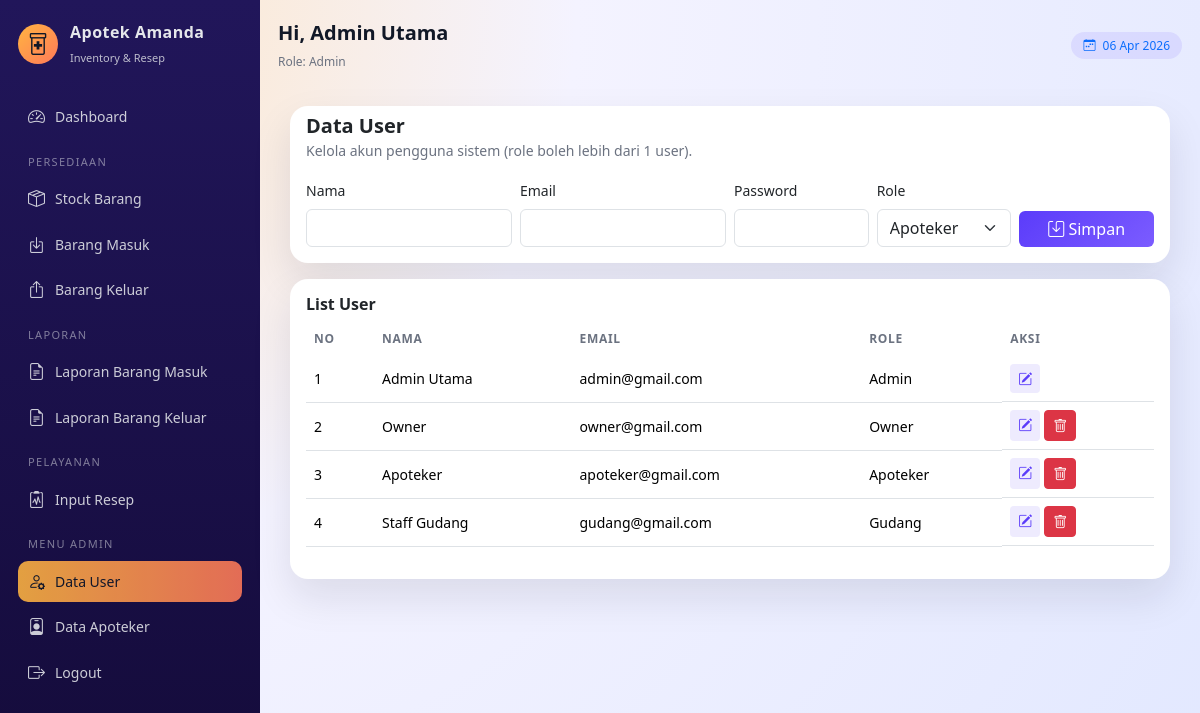
Screenshot of /user.php (signed in) with the database file from the repository.
### tables this page shows
CREATE TABLE IF NOT EXISTS users (
  id INT AUTO_INCREMENT PRIMARY KEY,
  name VARCHAR(100) NOT NULL,
  email VARCHAR(100) NOT NULL UNIQUE,
  password VARCHAR(100) NOT NULL,
  role ENUM('admin','apoteker','gudang','owner') NOT NULL DEFAULT 'apoteker',
  created_at TIMESTAMP DEFAULT CURRENT_TIMESTAMP
);

### auth.php (called while the page is built, shortened)
<?php
function current_user() {
    return isset($_SESSION['user']) ? $_SESSION['user'] : null;
}
?>

### user.php (the view, shortened to what this page needs)
<?php
require_once "config.php";
require_once "auth.php";
$edit = null;
include "partials/header.php";
?>
<div class="card mb-3">
    <div class="card-header d-flex justify-content-between align-items-center">
        <div>
            <h5 class="card-title mb-0">Data User</h5>
            <small class="text-muted">Kelola akun pengguna sistem (role boleh lebih dari 1 user).</small>
        </div>
    </div>
    <div class="card-body">
        <form method="post" class="row g-2">
            <div class="col-md-3">
                <label class="form-label small">Nama</label>
                <input type="text" name="name" class="form-control" required
                       value="<?php echo htmlspecialchars($edit['name'] ?? ''); ?>">
            </div>
            <div class="col-md-3">
                <label class="form-label small">Email</label>
                <input type="email" name="email" class="form-control" required
                       value="<?php echo htmlspecialchars($edit['email'] ?? ''); ?>">
            </div>
            <div class="col-md-2">
                <label class="form-label small">Password</label>
                <input type="text" name="password" class="form-control"
                       placeholder="<?php echo $edit ? '(kosongkan jika tidak diubah)' : ''; ?>">
            </div>
            <div class="col-md-2">
                <label class="form-label small">Role</label>
                <select name="role" class="form-select">
                    <?php
                    $roles = ['admin'=>'Admin','apoteker'=>'Apoteker','gudang'=>'Gudang','owner'=>'Owner'];
                    $current = $edit['role'] ?? 'apoteker';
                    foreach ($roles as $val=>$label) {
                        $sel = ($val === $current) ? 'selected' : '';
                        echo "<option value='".htmlspecialchars($val)."' $sel>".htmlspecialchars($label)."</option>";
                    }
                    ?>
                </select>
            </div>
            <div class="col-md-2 d-flex align-items-end gap-2">
                <button class="btn btn-primary w-100">
                    <i class="bi bi-save"></i> Simpan
                </button>
            </div>
        </form>
    </div>
</div>
<div class="card">
    <div class="card-body">
        <h6 class="card-title mb-2">List User</h6>
        <div class="table-responsive">
            <table class="table align-middle">
                <thead>
                <tr>
                    <th>No</th>
                    <th>Nama</th>
                    <th>Email</th>
                    <th>Role</th>
                    <th>Aksi</th>
                </tr>
                </thead>
                <tbody>
                <?php
                $no = 1;
                $q = mysqli_query($conn, "SELECT * FROM users ORDER BY id ASC");
                if (!$q || mysqli_num_rows($q) === 0): ?>
                    <tr><td colspan="5" class="text-center text-muted">Belum ada data.</td></tr>
                <?php else:
                    while ($row = mysqli_fetch_assoc($q)): ?>
                        <tr>
                            <td><?php echo $no++; ?></td>
                            <td><?php echo htmlspecialchars($row['name']); ?></td>
                            <td><?php echo htmlspecialchars($row['email']); ?></td>
                            <td class="text-capitalize"><?php echo htmlspecialchars($row['role']); ?></td>
                            <td class="d-flex gap-1">
                                <a href="user.php?edit=<?php echo (int)$row['id']; ?>" class="btn btn-sm btn-soft">
                                    <i class="bi bi-pencil-square"></i>
                                </a>
                                <?php if ((int)$row['id'] !== (int)current_user()['id']): ?>
                                    <a href="user.php?delete=<?php echo (int)$row['id']; ?>"
                                       onclick="return confirm('Hapus user ini?');"
                                       class="btn btn-sm btn-danger">
                                        <i class="bi bi-trash"></i>
                                    </a>
                                <?php endif; ?>
                            </td>
                        </tr>
                    <?php endwhile; endif; ?>
                </tbody>
            </table>
        </div>
    </div>
</div>
<?php include "partials/footer.php"; ?>

### assets/style.css (style rules this page uses)
:root { --primary: #5b3cfa; --primary-soft: rgba(91, 60, 250, .1); --accent: #ffb441; --bg: #f4f3ff; --sidebar-bg: #21165a; --text-main: #111827; --text-muted: #6b7280; --radius-xl: 18px; }
*, *::before, *::after { box-sizing: border-box; }
body { margin: 0; font-family: system-ui, -apple-system, BlinkMacSystemFont, "SF Pro Text", "Segoe UI", sans-serif; background: radial-gradient(circle at top left, #ffe5c2 0, #f4f3ff 40%, #e2e8ff 100%); color: var(--text-main); }
.app-content .card { border-radius: var(--radius-xl); border: none; box-shadow: 0 18px 40px rgba(15, 23, 42, .10); }
.card-header { border-bottom: 0; background: transparent; padding-bottom: 0; }
.card-title { font-weight: 600; }
.btn-primary { background: linear-gradient(135deg, var(--primary), #7b5cff); border: none; }
.btn-soft { background-color: var(--primary-soft); border: none; color: var(--primary); }
.table thead th { border-bottom: 0; font-size: 12px; text-transform: uppercase; color: var(--text-muted); letter-spacing: .06em; }
.table tbody td { vertical-align: middle; font-size: 14px; }
.text-muted { color: var(--text-muted) !important; }

### rows the page displays
users: name "Admin Utama", email "admin@gmail.com", role "Admin"
users: name "Owner", email "owner@gmail.com", role "Owner"
users: name "Apoteker", email "apoteker@gmail.com", role "Apoteker"
users: name "Staff Gudang", email "gudang@gmail.com", role "Gudang"

### other values shown
$user['name'] "Admin Utama"
$role "Admin"
form field role "Apoteker"
